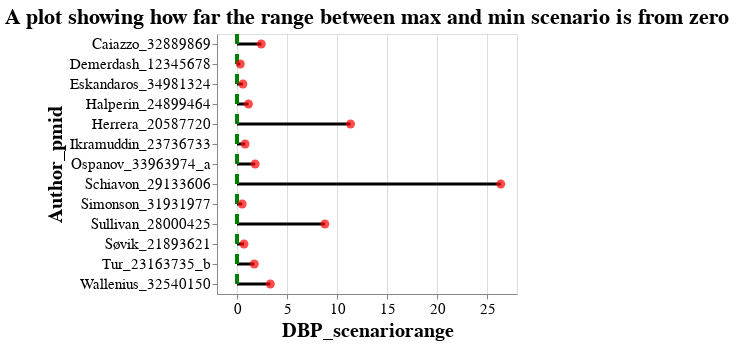

Notebook source saved alongside this figure:
### Markdown cell above
# Visualize the range of max and min wald ratios comparing pre,post between and within treatment arm

### Code cell
# Visualize the ranges with reference to zero and draw the lines connecting the dots
result_df = pd.read_csv('../Data/BMI_DBP_scenariorange.csv')
DBPrange =alt.Chart(result_df).mark_point(filled=True,size =80,color='red').encode(
    x=alt.X('DBP_scenariorange').scale(zero=True, domain=[-0.05,27]),
    y = alt.Y('Author_pmid:N'),tooltip=list(result_df.columns)
).properties( title = 'A plot showing how far the range between max and min scenario is from zero')
DBPrange_ref = alt.Chart(result_df).mark_rule(strokeDash=[10, 10],color='green',size=3).encode(x=alt.datum(0))
line = DBPrange.mark_rule(size = 3).encode( y='Author_pmid:N',x='DBP_scenariorange',x2=alt.datum(0)) # adding lines to show how far the range is from reference (0)
DBPrange + DBPrange_ref
DBPrange_plot = (line + DBPrange_ref + DBPrange)
DBPrange_plot.configure_axis(
    labelFontSize=15,
    titleFontSize=20   
).configure_title(fontSize=22)

### Figure 1 — Vega-Lite specification as saved in the notebook (floating-point values rounded to 4 significant figures)
{"config": {"view": {"continuousWidth": 300, "continuousHeight": 300}, "axis": {"labelFontSize": 15, "titleFontSize": 20}, "title": {"fontSize": 22}}, "layer": [{"mark": {"type": "rule", "size": 3}, "encoding": {"tooltip": [{"field": "PMID", "type": "quantitative"}, {"field": "Max_WaldScenario", "type": "nominal"}, {"field": "Max_WaldRatio", "type": "quantitative"}, {"field": "Min_WaldScenario", "type": "nominal"}, {"field": "Min_WaldRatio", "type": "quantitative"}, {"field": "Author_pmid", "type": "nominal"}, {"field": "DBP_scenariorange", "type": "quantitative"}], "x": {"field": "DBP_scenariorange", "type": "quantitative"}, "x2": {"datum": 0}, "y": {"field": "Author_pmid", "type": "nominal"}}, "title": "A plot showing how far the range between max and min scenario is from zero"}, {"mark": {"type": "rule", "color": "green", "size": 3, "strokeDash": [10, 10]}, "encoding": {"x": {"datum": 0}}}, {"mark": {"type": "point", "color": "red", "filled": true, "size": 80}, "encoding": {"tooltip": [{"field": "PMID", "type": "quantitative"}, {"field": "Max_WaldScenario", "type": "nominal"}, {"field": "Max_WaldRatio", "type": "quantitative"}, {"field": "Min_WaldScenario", "type": "nominal"}, {"field": "Min_WaldRatio", "type": "quantitative"}, {"field": "Author_pmid", "type": "nominal"}, {"field": "DBP_scenariorange", "type": "quantitative"}], "x": {"field": "DBP_scenariorange", "scale": {"zero": true, "domain": [-0.05, 27]}, "type": "quantitative"}, "y": {"field": "Author_pmid", "type": "nominal"}}, "title": "A plot showing how far the range between max and min scenario is from zero"}], "data": {"name": "data-ad2eff234696afa503aa7b26a5b11a42"}, "$schema": "https://vega.github.io/schema/vega-lite/v5.17.0.json", "datasets": {"data-ad2eff234696afa503aa7b26a5b11a42": [{"PMID": 12345678, "Max_WaldScenario": "C12C0", "Max_WaldRatio": 0.9195, "Min_WaldScenario": "T12C12", "Min_WaldRatio": 0.5882, "Author_pmid": "Demerdash_12345678", "DBP_scenariorange": 0.3313}, {"PMID": 20587720, "Max_WaldScenario": "T12C12", "Max_WaldRatio": 12.25, "Min_WaldScenario": "T12T0", "Min_WaldRatio": 0.8986, "Author_pmid": "Herrera_20587720", "DBP_scenariorange": 11.35}, {"PMID": 21893621, "Max_WaldScenario": "C12C0", "Max_WaldRatio": 0.248, "Min_WaldScenario": "T12C12", "Min_WaldRatio": -0.4531, "Author_pmid": "Søvik_21893621", "DBP_scenariorange": 0.7011}, {"PMID": 23163735, "Max_WaldScenario": "C12C0", "Max_WaldRatio": 1.923, "Min_WaldScenario": "T12T0", "Min_WaldRatio": 0.1929, "Author_pmid": "Tur_23163735_b", "DBP_scenariorange": 1.73}, {"PMID": 23736733, "Max_WaldScenario": "C12C0", "Max_WaldRatio": 1.852, "Min_WaldScenario": "T12C12", "Min_WaldRatio": 1.034, "Author_pmid": "Ikramuddin_23736733", "DBP_scenariorange": 0.8174}, {"PMID": 24899464, "Max_WaldScenario": "C12C0", "Max_WaldRatio": 0.875, "Min_WaldScenario": "T12C12", "Min_WaldRatio": -0.2692, "Author_pmid": "Halperin_24899464", "DBP_scenariorange": 1.144}, {"PMID": 28000425, "Max_WaldScenario": "T12C12", "Max_WaldRatio": 1.326, "Min_WaldScenario": "C12C0", "Min_WaldRatio": -7.467, "Author_pmid": "Sullivan_28000425", "DBP_scenariorange": 8.793}, {"PMID": 29133606, "Max_WaldScenario": "T12C12", "Max_WaldRatio": 0.3789, "Min_WaldScenario": "C12C0", "Min_WaldRatio": -26.0, "Author_pmid": "Schiavon_29133606", "DBP_scenariorange": 26.38}, {"PMID": 31931977, "Max_WaldScenario": "C12C0", "Max_WaldRatio": 0.7778, "Min_WaldScenario": "T12T0", "Min_WaldRatio": 0.2609, "Author_pmid": "Simonson_31931977", "DBP_scenariorange": 0.5169}, {"PMID": 32540150, "Max_WaldScenario": "T12C12", "Max_WaldRatio": 3.086, "Min_WaldScenario": "C12C0", "Min_WaldRatio": -0.25, "Author_pmid": "Wallenius_32540150", "DBP_scenariorange": 3.336}, {"PMID": 32889869, "Max_WaldScenario": "C12C0", "Max_WaldRatio": 4.429, "Min_WaldScenario": "T12C12", "Min_WaldRatio": 2.0, "Author_pmid": "Caiazzo_32889869", "DBP_scenariorange": 2.429}, {"PMID": 33963974, "Max_WaldScenario": "T12C12", "Max_WaldRatio": 2.956, "Min_WaldScenario": "T12T0", "Min_WaldRatio": 1.136, "Author_pmid": "Ospanov_33963974_a", "DBP_scenariorange": 1.82}, {"PMID": 34981324, "Max_WaldScenario": "C12C0", "Max_WaldRatio": 1.694, "Min_WaldScenario": "T12C12", "Min_WaldRatio": 1.104, "Author_pmid": "Eskandaros_34981324", "DBP_scenariorange": 0.5896}]}}
